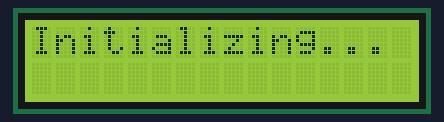
Bench run of a sketch on a simulated Arduino Uno, built with avr-gcc and run on an emulated ATmega328P. Shown: 16×2 character LCD. What the sketch prints to the serial monitor is not drawn.

Above: at 0.1 s.
At 2.1 s:
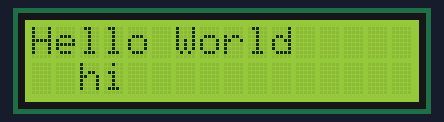

The sketch:

4pins_lcd.ino
```cpp
// for LCD
#include <LiquidCrystal_I2C.h>
LiquidCrystal_I2C lcd(0x27, 16, 2);

void lcdFunc() {
  lcd.clear();
  lcd.setCursor(0, 0);
  Serial.println("Lcd is on");
  lcd.print("Hello World");
  lcd.setCursor(2, 1);
  lcd.print("hi");
}

void setup() {
  Serial.begin(9600);
  lcd.init();
  lcd.backlight();
  lcd.setCursor(0, 0);
  lcd.print("Initializing...");
  delay(2000);
  lcdFunc();
}

void loop() {

}
```
